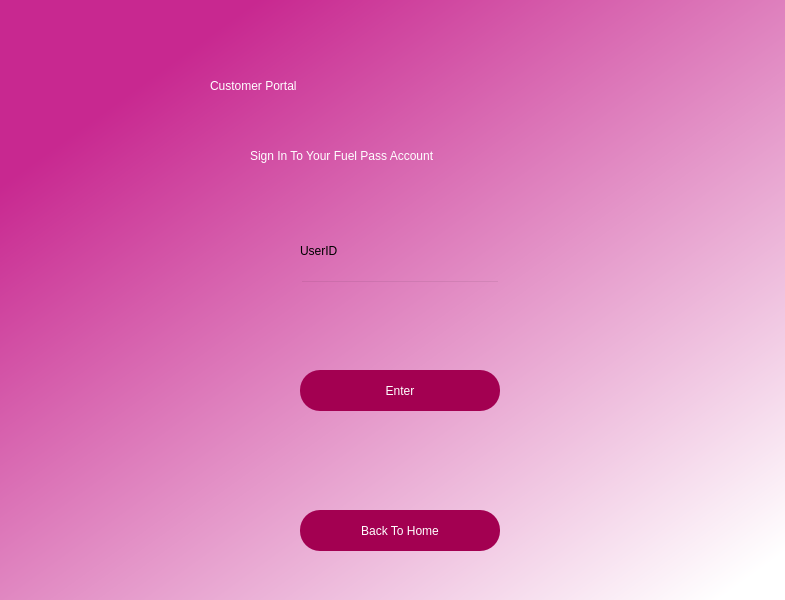
<?xml version="1.0" encoding="UTF-8"?>
<ui version="4.0">
 <class>Dialog</class>
 <widget class="QDialog" name="Dialog">
  <property name="geometry">
   <rect>
    <x>0</x>
    <y>0</y>
    <width>785</width>
    <height>600</height>
   </rect>
  </property>
  <property name="windowTitle">
   <string>Dialog</string>
  </property>
  <property name="styleSheet">
   <string notr="true"/>
  </property>
  <widget class="QWidget" name="widget" native="true">
   <property name="geometry">
    <rect>
     <x>0</x>
     <y>0</y>
     <width>800</width>
     <height>600</height>
    </rect>
   </property>
   <property name="styleSheet">
    <string notr="true">QWidget#widget{
background-color: qlineargradient(spread:pad, x1:0, y1:0, x2:0.942591, y2:0.977, stop:0.164773 rgba(200, 40, 144, 255), stop:0.988636 rgba(255, 255, 255, 255))}
</string>
   </property>
   <widget class="QLabel" name="label_2">
    <property name="geometry">
     <rect>
      <x>210</x>
      <y>60</y>
      <width>380</width>
      <height>51</height>
     </rect>
    </property>
    <property name="styleSheet">
     <string notr="true">
font: 48pt &quot;Poor Richard&quot;;

color: rgb(255, 255, 255);</string>
    </property>
    <property name="text">
     <string>Customer Portal</string>
    </property>
   </widget>
   <widget class="QPushButton" name="enter_Button">
    <property name="geometry">
     <rect>
      <x>300</x>
      <y>370</y>
      <width>200</width>
      <height>41</height>
     </rect>
    </property>
    <property name="styleSheet">
     <string notr="true">border-radius:20px;
font: 75 14pt &quot;MS Shell Dlg 2&quot;;
color: rgb(255, 255, 255);
background-color: rgb(163, 0, 81);</string>
    </property>
    <property name="text">
     <string>Enter</string>
    </property>
   </widget>
   <widget class="QLabel" name="label_7">
    <property name="geometry">
     <rect>
      <x>250</x>
      <y>140</y>
      <width>300</width>
      <height>31</height>
     </rect>
    </property>
    <property name="styleSheet">
     <string notr="true">color: rgb(255, 255, 255);

font: 14pt &quot;MS Shell Dlg 2&quot;;
</string>
    </property>
    <property name="text">
     <string>Sign In To Your Fuel Pass Account</string>
    </property>
    <property name="scaledContents">
     <bool>false</bool>
    </property>
    <property name="wordWrap">
     <bool>false</bool>
    </property>
   </widget>
   <widget class="QLineEdit" name="lineEdit_id">
    <property name="geometry">
     <rect>
      <x>300</x>
      <y>280</y>
      <width>200</width>
      <height>40</height>
     </rect>
    </property>
    <property name="styleSheet">
     <string notr="true">background-color: rgba(0, 0, 0,0);
font: 14pt &quot;MS Shell Dlg 2&quot;;</string>
    </property>
   </widget>
   <widget class="QLabel" name="label_8">
    <property name="geometry">
     <rect>
      <x>300</x>
      <y>240</y>
      <width>60</width>
      <height>21</height>
     </rect>
    </property>
    <property name="styleSheet">
     <string notr="true">color: rgb(0, 0, 0);

font: 12pt &quot;MS Shell Dlg 2&quot;;
</string>
    </property>
    <property name="text">
     <string>UserID</string>
    </property>
    <property name="scaledContents">
     <bool>false</bool>
    </property>
    <property name="wordWrap">
     <bool>false</bool>
    </property>
   </widget>
   <widget class="QLabel" name="label_error">
    <property name="geometry">
     <rect>
      <x>300</x>
      <y>330</y>
      <width>200</width>
      <height>21</height>
     </rect>
    </property>
    <property name="styleSheet">
     <string notr="true">color: rgb(208, 0, 0);

font: 10pt &quot;MS Shell Dlg 2&quot;;
</string>
    </property>
    <property name="text">
     <string/>
    </property>
    <property name="scaledContents">
     <bool>false</bool>
    </property>
    <property name="wordWrap">
     <bool>false</bool>
    </property>
   </widget>
   <widget class="QPushButton" name="h2_button">
    <property name="geometry">
     <rect>
      <x>300</x>
      <y>510</y>
      <width>200</width>
      <height>41</height>
     </rect>
    </property>
    <property name="styleSheet">
     <string notr="true">border-radius:20px;
font: 75 14pt &quot;MS Shell Dlg 2&quot;;
color: rgb(255, 255, 255);
background-color: rgb(163, 0, 81);</string>
    </property>
    <property name="text">
     <string>Back To Home</string>
    </property>
   </widget>
  </widget>
 </widget>
 <resources/>
 <connections/>
</ui>
